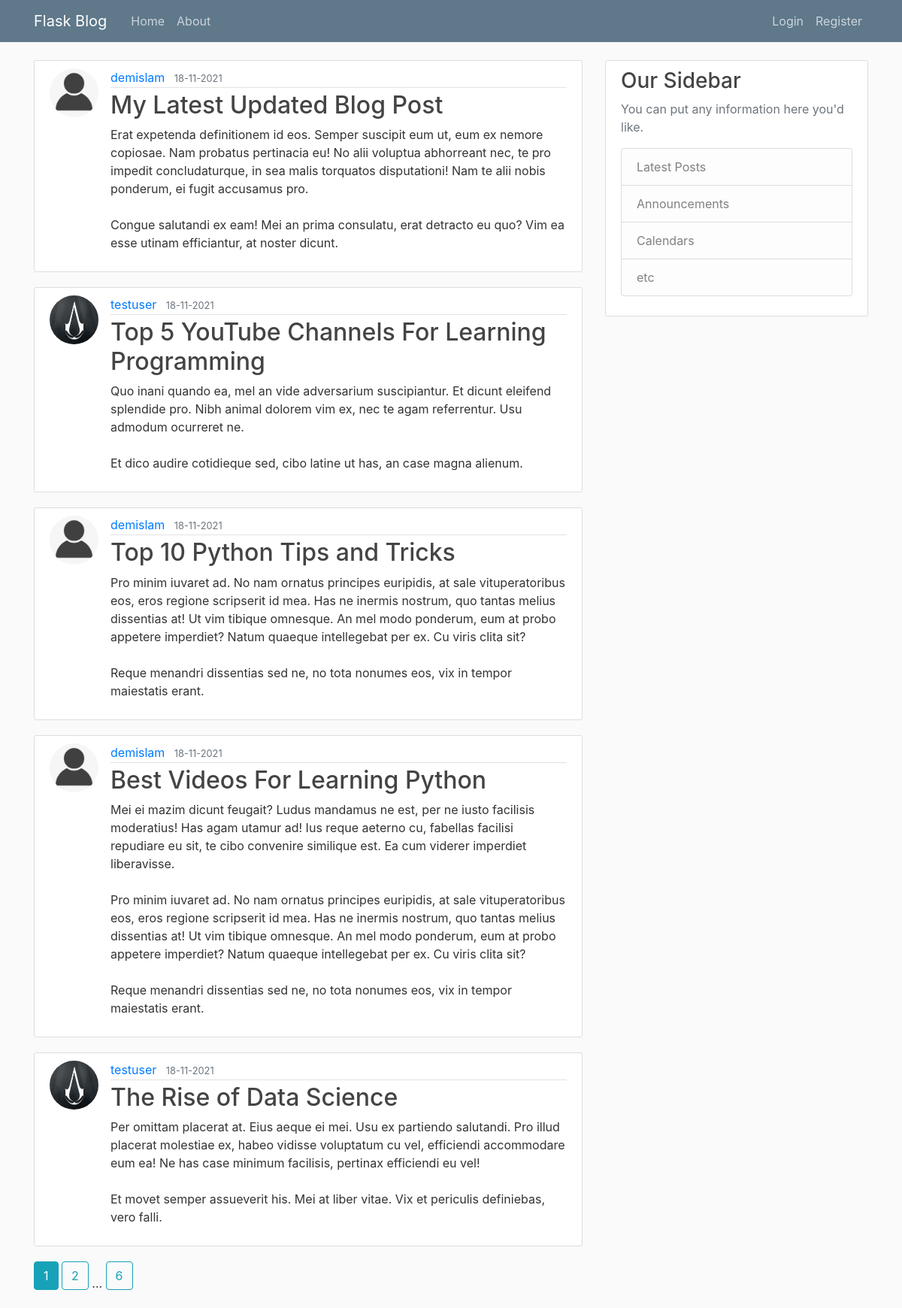
The page /home on the database its author committed.
### blog_webapp/models.py (models this page shows, shortened)
class Post(db.Model):
    id = db.Column(db.Integer, primary_key=True)
    title = db.Column(db.String(100), nullable=False)
    timestamp = db.Column(db.DateTime, nullable=False, default=datetime.utcnow)
    content = db.Column(db.Text, nullable=False)
    user_id = db.Column(db.Integer, db.ForeignKey('user.id'), nullable=False)

class User(db.Model, UserMixin):
    id = db.Column(db.Integer, primary_key=True)
    username = db.Column(db.String(20), unique=True, nullable=False)
    email = db.Column(db.String(120), unique=True, nullable=False)
    profile_image_file = db.Column(db.String(20), nullable=False,
                                   default='default_profile_image.png')
    password = db.Column(db.String(60), nullable=False)
    posts = db.relationship('Post', backref='author', lazy=True)

### blog_webapp/main/routes.py (the view)
@main.route('/')
@main.route('/home')
def home():
    curr_page_num = request.args.get('page_num', 1, type=int)
    posts_paginated = Post.query.order_by(Post.timestamp.desc()).paginate(page=curr_page_num, per_page=5)
    posts = [post for post in posts_paginated.items]
    all_page_nums = [page_num for page_num in posts_paginated.iter_pages(left_edge=1,
                                                                         left_current=1, right_current=2,
                                                                         right_edge=1)]
    return render_template('home.html', posts=posts, curr_page_num=curr_page_num, all_page_nums=all_page_nums)

### blog_webapp/templates/home.html
{% extends "layout.html" %}
{% block content %}
    {% for post in posts %}
    <article class="media content-section">
        <img class="rounded-circle article-img" src=" {{url_for('static', filename='profile_pics/'+post.author.profile_image_file) }}" alt="">
        <div class="media-body">
            <div class="article-metadata">
                <a class="mr-2" href="{{ url_for('users.get_user_posts', username=post.author.username) }}">{{ post.author.username }}</a>
                <small class="text-muted">{{ post.timestamp.strftime('%d-%m-%Y') }}</small>
            </div>
            <h2><a class="article-title" href="{{ url_for('posts.get_post', post_id=post.id) }}">{{ post.title }}</a></h2>
            <p class="article-content">{{ post.content }}</p>
        </div>
    </article>
    {% endfor %}
    {% for page_num in all_page_nums %}
        {% if page_num %}
            {% if page_num == curr_page_num %}
                <a href="{{ url_for('main.home', page_num=page_num) }}" class="btn btn-info mb-4">{{ page_num }}</a>
            {% else %}
                <a href="{{ url_for('main.home', page_num=page_num) }}" class="btn btn-outline-info mb-4">{{ page_num }}</a>
            {% endif %}
        {% else %}
            ...
        {% endif %}
    {% endfor %}
{% endblock content %}

### blog_webapp/static/main.css (style rules this page uses)
body { background: #fafafa; color: #333333; margin-top: 5rem; }
h1, h2, h3, h4, h5, h6 { color: #444444; }
.content-section { background: #ffffff; padding: 10px 20px; border: 1px solid #dddddd; border-radius: 3px; margin-bottom: 20px; }
.article-title { color: #444444; }
.article-content { white-space: pre-line; }
.article-img { height: 65px; width: 65px; margin-right: 16px; }
.article-metadata { padding-bottom: 1px; margin-bottom: 4px; border-bottom: 1px solid #e3e3e3 }

### rows shown on the page
Post: profile_image_file (placeholder picture), author.username "demislam", timestamp "18-11-2021", title "My Latest Updated Blog Post", content "Erat expetenda definitionem id eos. Semper suscipit eum ut, eum ex nemore copiosae. Nam probatus pertinacia eu! No alii voluptua abhorreant nec, te pro impedit concludaturque, in sea malis torquatos disputationi! Nam te alii nobis ponderum, ei fugit accusamus pro. Congue salutandi ex eam! Mei an prima consulatu, erat detracto eu quo? Vim ea esse utinam efficiantur, at noster dicunt."
Post: profile_image_file (picture), author.username "testuser", timestamp "18-11-2021", title "Top 5 YouTube Channels For Learning Programming", content "Quo inani quando ea, mel an vide adversarium suscipiantur. Et dicunt eleifend splendide pro. Nibh animal dolorem vim ex, nec te agam referrentur. Usu admodum ocurreret ne. Et dico audire cotidieque sed, cibo latine ut has, an case magna alienum."
Post: profile_image_file (placeholder picture), author.username "demislam", timestamp "18-11-2021", title "Top 10 Python Tips and Tricks", content "Pro minim iuvaret ad. No nam ornatus principes euripidis, at sale vituperatoribus eos, eros regione scripserit id mea. Has ne inermis nostrum, quo tantas melius dissentias at! Ut vim tibique omnesque. An mel modo ponderum, eum at probo appetere imperdiet? Natum quaeque intellegebat per ex. Cu viris clita sit? Reque menandri dissentias sed ne, no tota nonumes eos, vix in tempor maiestatis erant."
Post: profile_image_file (placeholder picture), author.username "demislam", timestamp "18-11-2021", title "Best Videos For Learning Python", content "Mei ei mazim dicunt feugait? Ludus mandamus ne est, per ne iusto facilisis moderatius! Has agam utamur ad! Ius reque aeterno cu, fabellas facilisi repudiare eu sit, te cibo convenire similique est. Ea cum viderer imperdiet liberavisse. Pro minim iuvaret ad. No nam ornatus principes euripidis, at sale vituperatoribus eos, eros regione scripserit id mea. Has ne inermis nostrum, quo tantas melius dissentias at! Ut vim tibique omnesque. An mel modo ponderum, eum at probo appetere imperdiet? Natum quaeque intellegebat per ex. Cu viris clita sit? Reque menandri dissentias sed ne, no tota nonumes eos, vix in tempor maiestatis erant."
Post: profile_image_file (picture), author.username "testuser", timestamp "18-11-2021", title "The Rise of Data Science", content "Per omittam placerat at. Eius aeque ei mei. Usu ex partiendo salutandi. Pro illud placerat molestiae ex, habeo vidisse voluptatum cu vel, efficiendi accommodare eum ea! Ne has case minimum facilisis, pertinax efficiendi eu vel! Et movet semper assueverit his. Mei at liber vitae. Vix et periculis definiebas, vero falli."

### other values the page prints
{{ page_num }} "1"
{{ page_num }} "2" "6"
